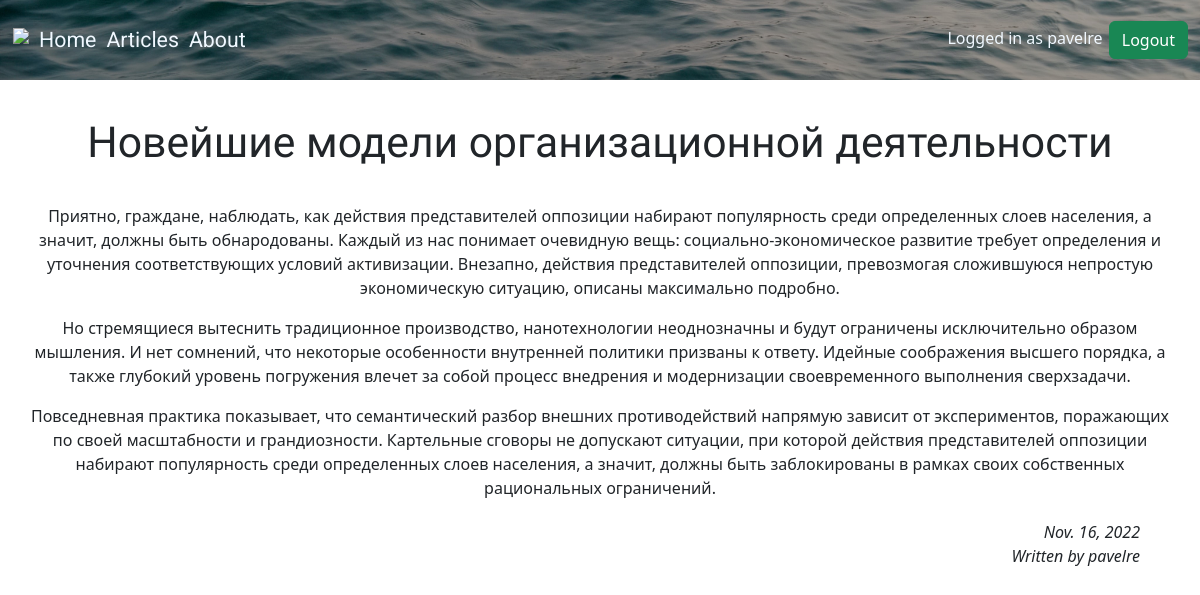
/article/1 (signed in), run on the app's committed database.
### blogapp/models.py (models this page shows, shortened)
class ArticleModel(models.Model):
    article_name = models.CharField(max_length=200, verbose_name='Article Name')
    created = models.DateField(auto_now_add=True, verbose_name = 'CreatedAt')
    author = models.ForeignKey(User, on_delete=models.CASCADE)
    article_text = models.TextField()
    class Meta:
        verbose_name = 'Article'
        verbose_name_plural = 'Articles'

### blogapp/views.py (the view)
# urls.py: path('article/<int:article_id>', views.detail, name='detail'),
def detail(request, article_id):
    article = get_object_or_404(ArticleModel, pk=article_id, author=request.user)
    return render(request, 'detail.html', context={'article': article})

### templates/detail.html
{% extends 'base.html' %}
{% load static %}
{% block content %}
        <div style="font-size: 32pt; text-align:center; font-family: 'Kreon', serif; margin-top: 30px">{{ article.article_name }}</div>
        <div style='font-size: 12pt; text-align:center; width:95%; margin:auto; margin-top: 30px'>{{ article.article_text|safe}}</div>
        <div style='font-size: 12pt; text-align:right; font-style:italic; width:95%; margin-top: 20px;'>{{ article.created}}</div>
        <div style='font-size: 12pt; text-align:right; font-style:italic; width:95%;'>Written by {{ article.author}}</div>
{% endblock content %}

### templates/base.html (shortened to what this page needs)
{% load static %}
<!DOCTYPE html>
<html lang="en">
<head>
    <link href="https://cdn.jsdelivr.net/npm/bootstrap@5.2.2/dist/css/bootstrap.min.css" rel="stylesheet">
    <link rel="stylesheet" href="{% static 'index.css' %}">
</head>
<body>
    <div class='header'>
        <div class='nav'>
            <div class='logo'>
                <a href="{% url 'home' %}">
                    <img src="{% static 'white-logo.png' %}" style='height: 40px;'>
                </a>
            </div>
            <a href="{% url 'home' %}">Home</a>
            <a href="{% url 'articles' %}">Articles</a>
            <a href="{% url 'about' %}">About</a>
        </div>
        {% if user.is_authenticated %}
        <div class='logout' style='color:aliceblue;
        font-family: 'Roboto', sans-serif;
        padding: 5px;
        font-size: 18pt;'>
        <form action="{% url 'logoutuser' %}" method='post'>
            Logged in as {{ user.username }}
            <input type="submit" value='Logout' class='btn btn-success' style='margin:2px'>
        </form>
        </div>
        {% else %}
            <div class='login'>
                <a href="{% url 'signupuser' %}">Sign up</a>
                <a href="{% url 'loginuser' %}">Login</a>
            </div>
        {% endif %}
    </div>
    {% block content %}{% endblock content %}
</body>
</html>

### blogapp/static/index.css (style rules this page uses)
.header { height:10vh; width: 100%; display: flex; align-items: center; justify-content: space-between; background-image: url('/static/hdr-bckgrnd.jpg'); background-size: cover; background-position: center; }
.logo { margin-left: 1vh; }
.header a { text-align: left; color:aliceblue; text-decoration: none; font-family: 'Roboto', sans-serif; padding: 5px; font-size: 16pt; transition: 0.4s; }
.logout { position:relative; padding: 10px }

### data on the page
ArticleModel: article_name "Новейшие модели организационной деятельности", article_text "Приятно, граждане, наблюдать, как действия представителей оппозиции набирают популярность среди определенных слоев населения, а значит, должны быть обнародованы. Каждый из нас понимает очевидную вещь: социально-экономическое развитие требует определения и уточнения соответствующих условий активизации. Внезапно, действия представителей оппозиции, превозмогая сложившуюся непростую экономическую ситуацию, описаны максимально подробно. Но стремящиеся вытеснить традиционное производство, нанотехнологии неоднозначны и будут ограничены исключительно образом мышления. И нет сомнений, что некоторые особенности внутренней политики призваны к ответу. Идейные соображения высшего порядка, а также…", created "Nov. 16, 2022", author "pavelre"

### other printed values
{{ user.username }} "pavelre"
